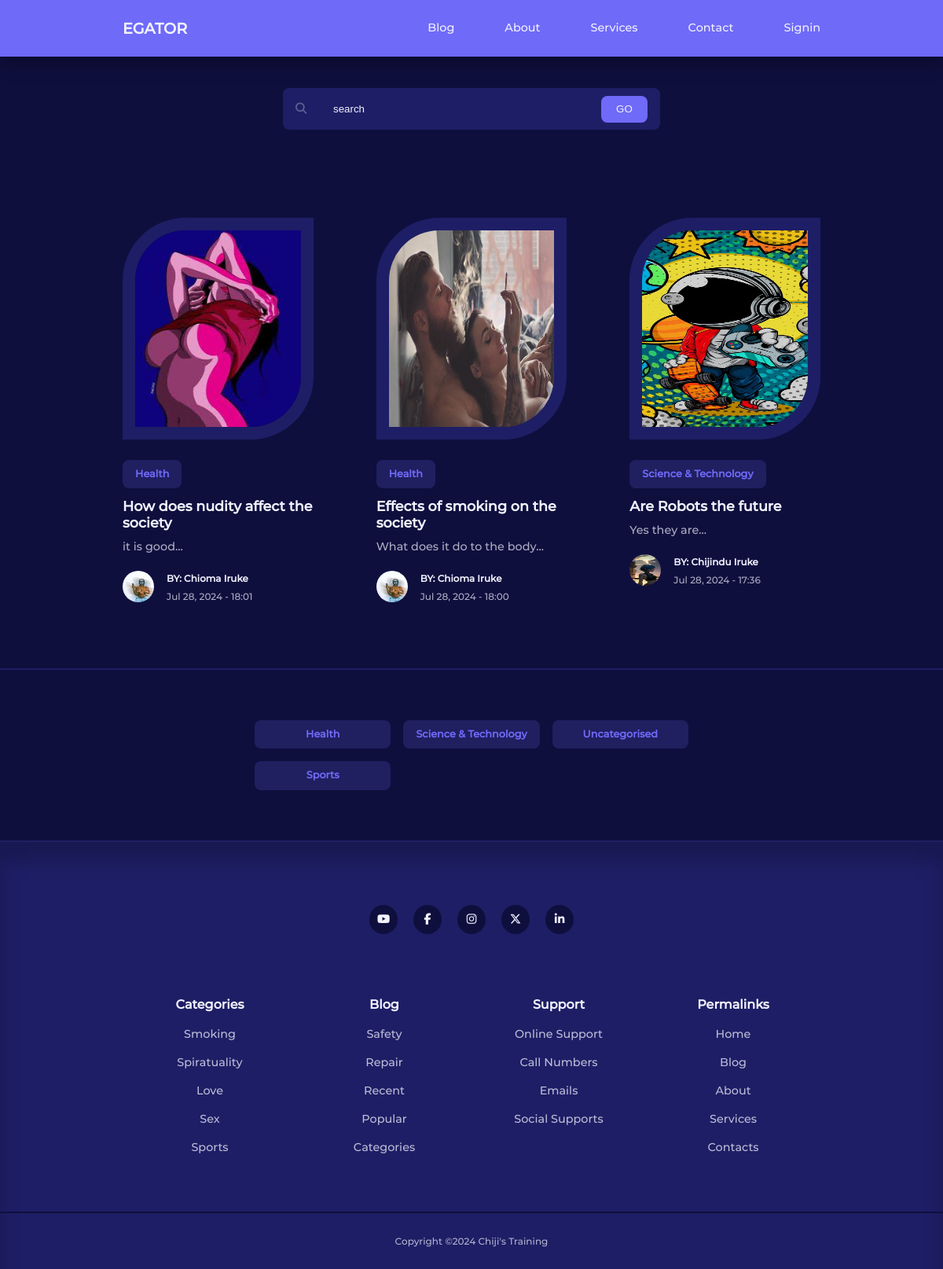
Screenshot of /blog.php with the database file from the repository.
### tables this page shows
CREATE TABLE `posts` (
  `id` int(11) UNSIGNED NOT NULL,
  `title` varchar(200) NOT NULL,
  `body` text NOT NULL,
  `thumbnail` varchar(255) NOT NULL,
  `date_time` timestamp NOT NULL DEFAULT current_timestamp(),
  `category_id` int(11) UNSIGNED DEFAULT NULL,
  `author_id` int(11) UNSIGNED NOT NULL,
  `is_featured` tinyint(1) NOT NULL
);

CREATE TABLE `categories` (
  `id` int(10) UNSIGNED NOT NULL,
  `title` varchar(50) NOT NULL,
  `description` text NOT NULL
);

CREATE TABLE `users` (
  `id` int(10) UNSIGNED NOT NULL,
  `firstname` varchar(50) NOT NULL,
  `lastname` varchar(50) NOT NULL,
  `username` varchar(100) NOT NULL,
  `email` varchar(100) NOT NULL,
  `password` varchar(255) NOT NULL,
  `avatar` varchar(500) NOT NULL,
  `is_admin` tinyint(1) NOT NULL
);

### blog.php (the view)
<?php
include 'partials/header.php';
$query = "SELECT * FROM posts ORDER BY date_time DESC";
$posts = mysqli_query($connection, $query);
?>
<section class="search__bar">
  <form class="container search__bar-container" action="<?= ROOT_URL ?>search.php" method="GET">
    <div>
      <i class="fa fa-search" aria-hidden="true"></i>
      <input type="search" name="search" placeholder="search" />
    </div>
    <button type="submit" name="submit" class="btn">GO</button>
  </form>
</section>
<section class="posts <?= $featured ? '' : 'section__extra-margin' ?>">
  <div class="container posts_container">
    <?php while ($post = mysqli_fetch_assoc($posts)) : ?>
      <article class="post">
        <div class="post__thumbnail">
          <img src="./images/<?= $post['thumbnail'] ?>" />
        </div>
        <div class="post_info">
          <?php
          $category_id = $post['category_id'];
          $category_query = "SELECT * FROM categories WHERE id=$category_id";
          $category_result = mysqli_query($connection, $category_query);
          $category = mysqli_fetch_assoc($category_result);
          ?>
          <a href="<?= ROOT_URL ?>category.php?id=<?= $category['id'] ?>" class="category_button"><?= $category['title'] ?></a>
          <h3 class="post__title">
            <a href="<?= ROOT_URL ?>post.php?id=<?= $post['id'] ?>"><?= $post['title'] ?></a>
          </h3>
          <p class="post__body">
            <?= substr($post['body'], 0, 150) ?>...
          </p>
          <div class="post_author">
            <?php
            $author_id = $post['author_id'];
            $author_query = "SELECT * FROM users WHERE id=$author_id";
            $author_result = mysqli_query($connection, $author_query);
            $author = mysqli_fetch_assoc($author_result);
            ?>
            <div class="post_author-avatar">
              <img src="./images/<?= $author['avatar'] ?>" alt="" />
            </div>
            <div class="post_author-info">
              <h5>BY: <?= "{$author['firstname']} {$author['lastname']}" ?></h5>
              <small><?= date("M d, Y - H:i", strtotime($post['date_time'])) ?></small>
            </div>
          </div>
        </div>
      </article>
    <?php endwhile ?>
  </div>
</section>
<section class="category_buttons">
  <div class="container category_buttons-container">
    <?php
    $all_categories_query = "SELECT * FROM categories";
    $all_categories = mysqli_query($connection, $all_categories_query);
    ?>
    <?php while ($category = mysqli_fetch_assoc($all_categories)) : ?>
      <a href="<?= ROOT_URL ?>category.php?id=<?= $category['id'] ?>" class="category_button"><?= $category['title'] ?></a>
    <?php endwhile ?>
  </div>
</section>
<?php
include './partials/footer.php';
?>

### css/style.css (style rules this page uses)
* { padding: 0; margin: 0; box-sizing: border-box; outline: 0; border: 0; list-style: none; text-decoration: none; }
:root { --color-primary: #6f6af8; --color-primary-light: hsl(242, 91%, 69%, 18%); --color-red: #da0f3f; --color-red-light: hsl(346, 87%, 46%, 15%); --color-green: #00c476; --color-green-light: hsl(156, 100%, 38%, 15%); --color-gray-900: #1e1e66; --color-gray-700: #2d2b7c; --color-gray-300: rgba(242, 242, 254, 0.3); --color-gray-200: rgba(242, 242, 254, 0.7); --color-white: #f2f2fe; --color-bg: #0f0f3e; --transition: all 300ms ease; --container-width-lg: 74%; --container-width-md: 88%; --form-width: 40%; --card-border-radius-1: 0.3rem; --card-border-radius-2: 0.5rem; --card-border-radius-3: 0.8rem; --card-border-radius-4: 2rem; --card-border-radius-5: 5rem; }
body { font-family: 'Montserrat', sans-serif; line-height: 1.6; color: var(--color-gray-200); background-color: var(--color-bg); font-size: 0.9rem; }
.container { width: var(--container-width-lg); max-width: 1800px; margin-inline: auto; }
section { margin-top: 3rem; width: 100vw; }
.section__extra-margin { margin-top: 7rem; }
h1, h2, h3, h4, h5 { color: var(--color-white); line-height: 1.3rem; }
h3 { font-size: 1.1rem; margin: 0.8rem 0 0.5rem; }
a { color: var(--color-white); transition: var(--transition); }
img { display: block; width: 100%; object-fit: fill; }
.category_button { background: var(--color-primary-light); color: var(--color-primary); display: inline-block; padding: 0.5rem 1rem; border-radius: var(--card-border-radius-2); font-weight: 600; font-size: 0.8rem; text-align: center; }
.post__thumbnail { border-radius: var(--card-border-radius-5) 0; border: 1rem solid var(--color-gray-900); overflow: hidden; margin-bottom: 1.6rem; }
.post__thumbnail img { height: 250px; object-fit: fill; }
.post_author { display: flex; gap: 1rem; margin-top: 1.2rem; }
.post_author-avatar img { width: 2.5rem; height: 2.5rem; border-radius: var(--card-border-radius-4); overflow: hidden; }
.posts_container { display: grid; grid-template-columns: repeat(3, 1fr); gap: 5rem; margin-bottom: 5rem; }
.category_buttons { padding: 4rem 0; border-top: 2px solid var(--color-gray-900); border-bottom: 2px solid var(--color-gray-900); }
.category_buttons-container { width: fit-content; display: grid; grid-template-columns: repeat(3, 1fr); gap: 1rem; }
.search__bar { margin-top: 7rem; }
.search__bar-container { position: relative; width: 30rem; background: var(--color-gray-900); display: flex; flex-direction: row; align-items: center; justify-content: space-between; overflow: hidden; padding: 0.6rem 1rem; border-radius: var(--card-border-radius-2); color: var(--color-gray-300); }
.search__bar-container>div { width: 100%; display: flex; align-items: center; }
.search__bar input { background: transparent; margin-left: 0.7rem; padding: 0.5rem 0; width: 100%; color: white; }
.btn { display: inline-block; width: fit-content; padding: 0.6rem 1.2rem; background-color: var(--color-primary); border-radius: var(--card-border-radius-2); cursor: pointer; transition: var(--transition); color: var(--color-white); }
form { display: flex; flex-direction: column; gap: 1rem; }

### rows the page displays
posts: thumbnail (picture), category.title "Health", title "How does nudity affect the society", body "it is good", author.avatar (picture), author.firstname "Chioma", author.lastname "Iruke", date_time "Jul 28, 2024 - 18:01"
posts: thumbnail (picture), category.title "Health", title "Effects of smoking on the society", body "What does it do to the body", author.avatar (picture), author.firstname "Chioma", author.lastname "Iruke", date_time "Jul 28, 2024 - 18:00"
posts: thumbnail (picture), category.title "Science & Technology", title "Are Robots the future", body "Yes they are", author.avatar (picture), author.firstname "Chijindu", author.lastname "Iruke", date_time "Jul 28, 2024 - 17:36"
categories: title "Health"
categories: title "Science & Technology"
categories: title "Uncategorised"
categories: title "Sports"
